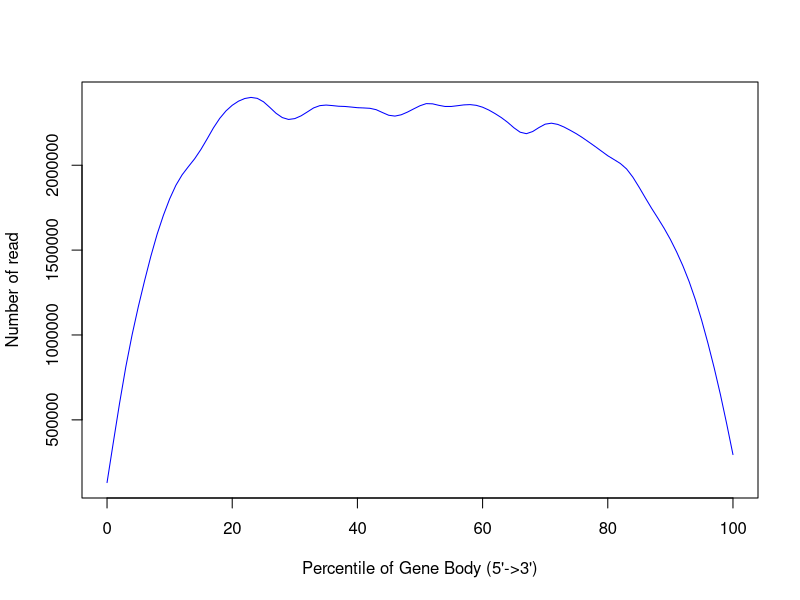

Here is the R script that generated this plot:
png('/rds/user/is460/hpc-work/muscle-rnaseq/ezbamqc/output/figs/srpk3_hom_ttnb_het_9.geneBodyCoverage.png',width=500,height=500,units='px')
x=c(0,1,2,3,4,5,6,7,8,9,10,11,12,13,14,15,16,17,18,19,20,21,22,23,24,25,26,27,28,29,30,31,32,33,34,35,36,37,38,39,40,41,42,43,44,45,46,47,48,49,50,51,52,53,54,55,56,57,58,59,60,61,62,63,64,65,66,67,68,69,70,71,72,73,74,75,76,77,78,79,80,81,82,83,84,85,86,87,88,89,90,91,92,93,94,95,96,97,98,99,100)
y=c(126210,349567,598758,842893,1007121,1155013,1299313,1477112,1600597,1701826,1785449,1900326,1970696,1968393,2022492,2100217,2132636,2234194,2293963,2308095,2358968,2374473,2377128,2419882,2387667,2387520,2350346,2293892,2267191,2266250,2274616,2290260,2301732,2352869,2364505,2360354,2334991,2338660,2361813,2341283,2330784,2329106,2341916,2349721,2311463,2278209,2276478,2301322,2316841,2325396,2346115,2381395,2382446,2331580,2336089,2347792,2346940,2361202,2357182,2356953,2341740,2326810,2297125,2282503,2262917,2241409,2168787,2161448,2198071,2224317,2259628,2260645,2235716,2218936,2201184,2190092,2163009,2130047,2112968,2088299,2050766,2006561,2025894,1998618,1932004,1863454,1809673,1728111,1689329,1639630,1560592,1486772,1405623,1316645,1213593,1088671,942641,806018,657399,486510,279240)
smoothsp = smooth.spline(x,y,spar=0.35)
plot(smoothsp,type="l",col="blue",xlab="Percentile of Gene Body (5'->3')",ylab="Number of read",xlim=c(0,100))
dev.state = dev.off()
